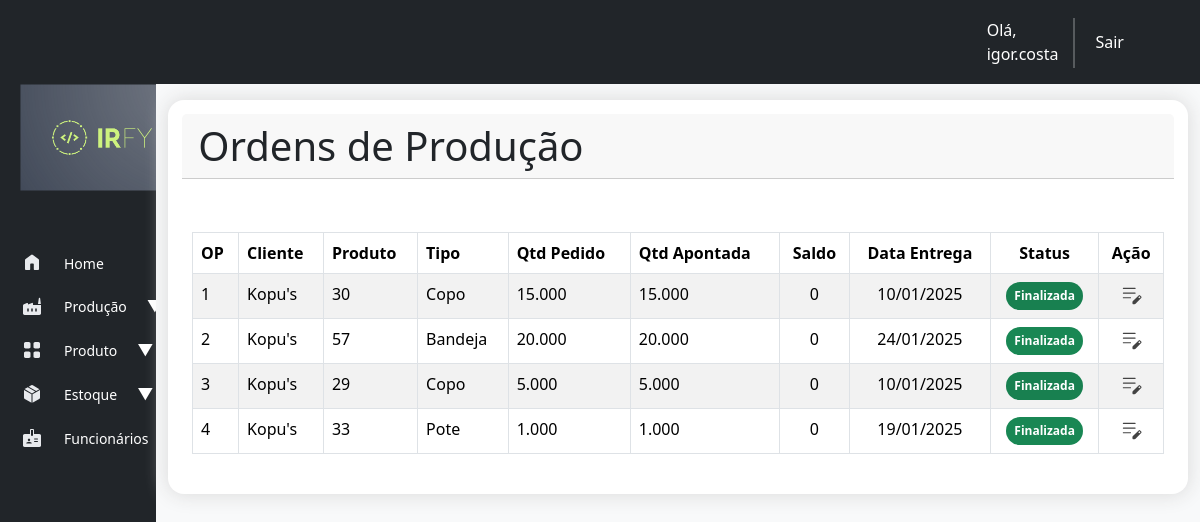
The page /producao/list_ordens (signed in) on the database as committed earlier.
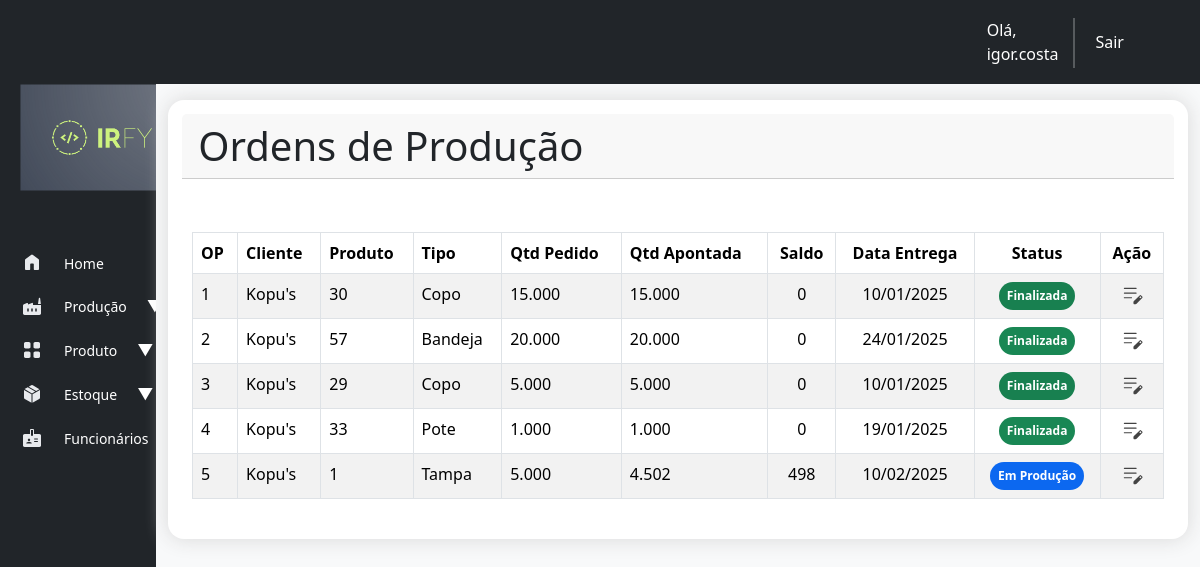
The same page on the database as committed later.
### producao/models.py (models this page shows, shortened)
class OrdemProducao(models.Model):
    STATUS_CHOICES = [
        ('pendente', 'Pendente'),
        ('em_producao', 'Em Produção'),
        ('finalizada', 'Finalizada'),
    ]
    produto = models.ForeignKey(Produto, on_delete=models.CASCADE)
    quantidade = models.FloatField()
    quantidade_produzida = models.FloatField(default=0)
    saldo_op = models.FloatField(blank=True, null=True)
    data_criacao = models.DateTimeField(auto_now_add=True)
    data_previsao = models.DateField()
    status = models.CharField(max_length=20, choices=STATUS_CHOICES, default='pendente')
    is_estoque = models.BooleanField(default=0)
    data_fabricacao = models.DateField(null=True)
    lote = models.CharField(max_length=10, null=True)
    class Meta:
        verbose_name_plural = 'ordens_de_producao'

### cadastro/models.py (models this page shows, shortened)
class Produto(models.Model):
    TIPO_PRODUTO = [
        ('TAMPA', 'Tampa'),
        ('COPO', 'Copo'),
        ('POTE', 'Pote'),
        ('BANDEJA', 'Bandeja'),
        ('PRATO', 'Prato'),
        ('KIT POTE', 'Kit Pote'),
    ]
    STATUS_PRODUTO = [
        ('ativo', 'Ativo'),
        ('inativo', 'Inativo'),
    ]
    cliente = models.ForeignKey(Cliente, on_delete=models.CASCADE)
    tipo = models.CharField(max_length=10, choices=TIPO_PRODUTO, null=True)
    codigo = models.CharField(max_length=50, unique=True)
    descricao = models.TextField(blank=True, null=True)
    material = models.CharField(max_length=100, null=True, blank=True)
    peso = models.DecimalField(max_digits=10, decimal_places=2, null=True)
    volume = models.IntegerField(null=True)
    cor = models.CharField(max_length=50, null=True, blank=True)
    status = models.CharField(max_length=7, choices=STATUS_PRODUTO, default="ativo", null=True)

class Cliente(models.Model):
    TIPOS_CLIENTE = [
        ('pf', 'Pessoa Física'),
        ('pj', 'Pessoa Jurídica'),
    ]
    nome_cliente = models.CharField(max_length=255)
    tipo_cliente = models.CharField(max_length=2, choices=TIPOS_CLIENTE, default='pf')
    cpf_cnpj = models.CharField(max_length=18, unique=True)
    email = models.EmailField(max_length=254)
    telefone = models.CharField(max_length=20, blank=True, null=True)
    endereco = models.TextField()
    data_cadastro = models.DateTimeField(auto_now_add=True)
    def __str__(self):
        return self.nome_cliente

### producao/views.py (the view)
# urls.py: path('list_ordens', views.list_ordem_producao, name='list_ordens'),
@login_required
def list_ordem_producao(request):
    ordens_producao = OrdemProducao.objects.order_by('data_criacao')
    context = {'ordens_producao': ordens_producao}
    return render(request, 'producao/list-ordem-producao.html', context)

### producao/templates/producao/list-ordem-producao.html (shortened to what this page needs)
{% extends "base.html" %}
{% load static %}
{% load humanize %}
{% block header %}
    <div class="card-header d-flex justify-content-between">
      <div>
          <h2 class="display-6 mb-0">Ordens de Produção</h2>
      </div>
  </div>
{% endblock header %}
{% block content %}
    <table class="table table-striped table-hover table-bordered">
        <thead>
          <tr>
            <th scope="col">OP</th>
            <th scope="col">Cliente</th>
            <th scope="col">Produto</th>
            <th scope="col">Tipo</th>
            <th scope="col">Qtd Pedido</th>
            <th scope="col">Qtd Apontada</th>
            <th scope="col" style="text-align: center;">Saldo</th>
            <th scope="col" style="text-align: center;">Data Entrega</th>
            <th style="text-align: center;" scope="col">Status</th>
            <th style="text-align: center;" scope="col">Ação</th>
          </tr>
        </thead>
        <tbody class="table">
        {% for ordem_producao in ordens_producao %}
          <tr style="cursor: pointer;" onclick="window.location.href='{% url 'ordem_producao' ordem_producao.id  %}'">
              <td scope="row">{{ ordem_producao.id }}</td>
              <td>{{ ordem_producao.produto.cliente }}</td>
              <td>{{ ordem_producao.produto.codigo }}</td>
              <td>{{ ordem_producao.produto.get_tipo_display }}</td>
              <td>{{ ordem_producao.quantidade|floatformat:0|intcomma }}</td>
              <td>{{ ordem_producao.quantidade_produzida|floatformat:0|intcomma}}</td>
              <td style="text-align: center;">{{ ordem_producao.saldo_op|floatformat:0|intcomma }}</td>
              <td style="text-align: center;">{{ ordem_producao.data_previsao | date:'d/m/Y'}}</td>
              {% if ordem_producao.status == "em_producao"%}
                <td style="text-align: center;"><span class="badge rounded-pill text-bg-primary">{{ ordem_producao.get_status_display }}</span></td>
              {% elif ordem_producao.status == "pendente" %}
               <td style="text-align: center;"><span class="badge rounded-pill text-bg-warning">{{ ordem_producao.get_status_display }}</span></td>
              {% else %}
                <td style="text-align: center;"> <span class="badge rounded-pill text-bg-success">{{ ordem_producao.get_status_display }}</span></td>
              {% endif %}
              <td style="text-align: center;"><a class="p-0" href="{% url 'apontamento_producao' ordem_producao.id %}"><img src="{% static 'icons/edit.svg' %}" style="padding: 0;"></a></td>
          </tr>
        {% empty %}
          <tr>
            <td colspan="10" style="text-align: center;">Não há ordens para visualizar</td>
          </tr>
        {% endfor %}
        </tbody>
      </table>
{% endblock content %}

Rows that differ between the two databases and show on the page:
added OrdemProducao: id "5", produto.cliente "Kopu's", produto.codigo "1", produto.tipo "Tampa", quantidade "5.000", quantidade_produzida "4.502", saldo_op "498", data_previsao "10/02/2025", status "Em Produção"
